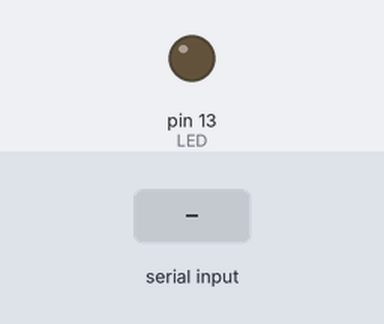
Recording of a sketch running on a simulated Arduino Uno, built with avr-gcc and run on an emulated ATmega328P. Shown: output pins drawn as LEDs (lit = HIGH). Inputs (shaded band) come from the test bench.

Above: at 1.2 s.
1.3 s: "1" received over Serial
At 2.3 s:
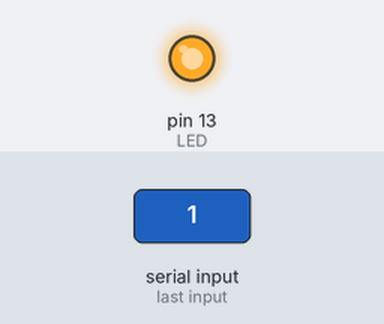
2.8 s: "0" received over Serial
At 3.4 s:
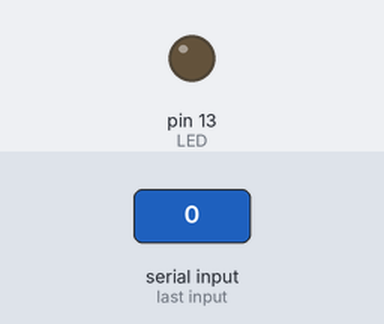
Timing chart, 0 to 5.8 s (numbered marks = the images above; inputs shaded):
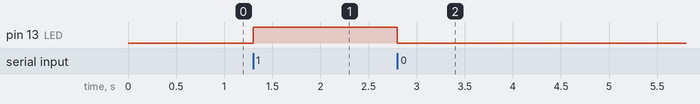

The sketch:

ledFromFx.ino
```cpp
#define LED 13

int statusLed = 0;


void setup() {
  Serial.begin(9600);
  pinMode(LED, OUTPUT);
  digitalWrite(LED, LOW);
}

void loop() {

  if(Serial.available() > 0){
    statusLed = Serial.read();
    if(statusLed == '0'){
        digitalWrite(LED, LOW);
    }
    else if(statusLed == '1'){
      digitalWrite(LED, HIGH);
    }
  }

}
```

Measured:
- after the input at 1.3 s, pin 13 (LED): LOW → HIGH at once
- after the input at 2.8 s, pin 13 (LED): HIGH → LOW at once
